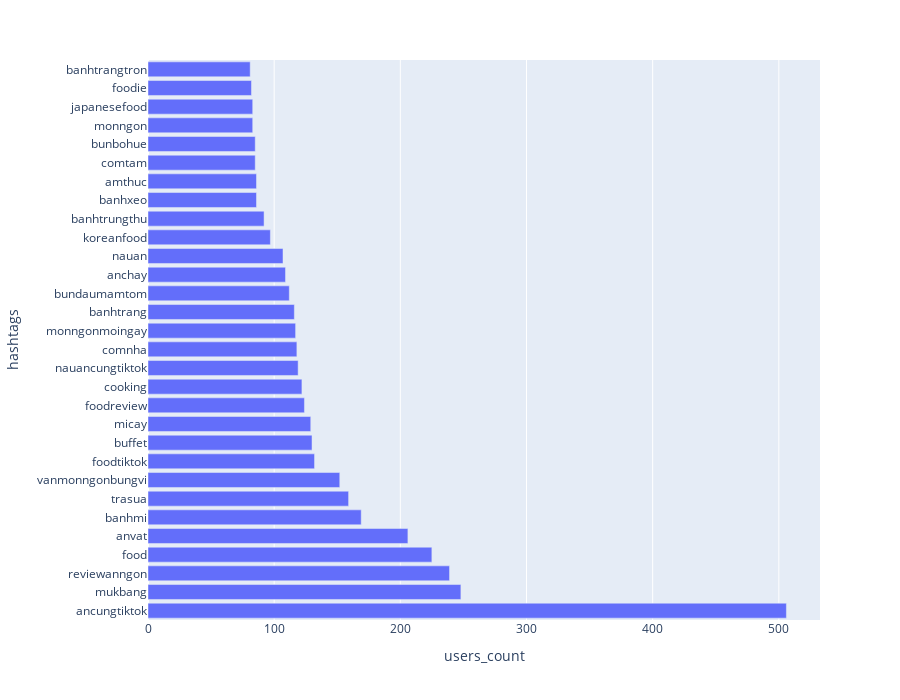

Notebook code cell kept with this figure:
### Code cell
px.bar(food_related_hashtags_df.head(30),
       y='hashtags', x='users_count', height=700)

### Figure 1 — Plotly figure (JSON) as saved in the notebook; plotly's stock layout.template omitted (floating-point values rounded to 4 significant figures)
{"data": [{"hovertemplate": "users_count=%{x}<br>hashtags=%{y}<extra></extra>", "legendgroup": "", "marker": {"color": "#636efa", "pattern": {"shape": ""}}, "name": "", "orientation": "h", "showlegend": false, "textposition": "auto", "type": "bar", "x": [506, 248, 239, 225, 206, 169, 159, 152, 132, 130, 129, 124, 122, 119, 118, 117, 116, 112, 109, 107, 97, 92, 86, 86, 85, 85, 83, 83, 82, 81], "xaxis": "x", "y": ["ancungtiktok", "mukbang", "reviewanngon", "food", "anvat", "banhmi", "trasua", "vanmonngonbungvi", "foodtiktok", "buffet", "micay", "foodreview", "cooking", "nauancungtiktok", "comnha", "monngonmoingay", "banhtrang", "bundaumamtom", "anchay", "nauan", "koreanfood", "banhtrungthu", "banhxeo", "amthuc", "comtam", "bunbohue", "monngon", "japanesefood", "foodie", "banhtrangtron"], "yaxis": "y"}], "layout": {"barmode": "relative", "height": 700, "legend": {"tracegroupgap": 0}, "margin": {"t": 60}, "xaxis": {"anchor": "y", "domain": [0, 1], "title": {"text": "users_count"}}, "yaxis": {"anchor": "x", "domain": [0, 1], "title": {"text": "hashtags"}}}}
